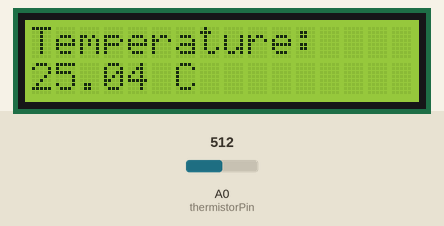
This sketch was run on a simulated Arduino Uno, built with avr-gcc and run on an emulated ATmega328P. Shown: 16×2 character LCD. The inputs (shaded band) are chosen by the test bench; at power-on: A0 (thermistorPin) = 512.

Above: at 1.2 s.
1.3 s: A0 (thermistorPin) set to 345
At 2.4 s:
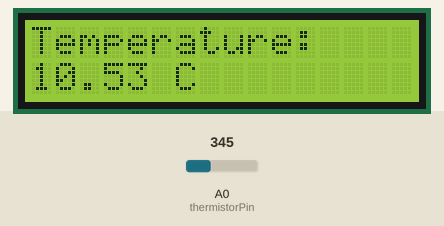
3.5 s: A0 (thermistorPin) set to 320
At 5.2 s:
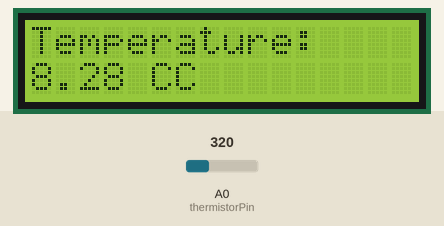
5.5 s: A0 (thermistorPin) set to 306
At 6.9 s:
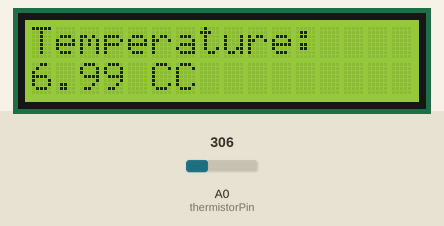
Timing chart, 0 to 8.5 s (numbered marks = the images above; inputs shaded):
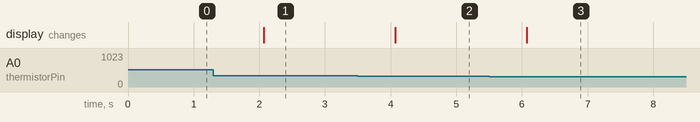

The sketch:

25.thermistor_lcd.ino
```cpp
#include <LiquidCrystal.h>

#define thermistorPin A0  // Thermistor connected to analog pin A0
#define B 3950  // B value for the thermistor
#define R0 10000  // Resistance of thermistor at 25°C
LiquidCrystal lcd(12, 11, 5, 4, 3, 2);

void setup() {
  lcd.begin(16, 2);  // Initialize LCD (16x2 display)
  lcd.print("Temperature:");
}

void loop() {
  int rawValue = analogRead(thermistorPin);  // Read the thermistor value
  float resistance = (1023.0 / rawValue) - 1.0;
  resistance = R0 * resistance;

  // Calculate the temperature in Celsius
  float temperature = 1.0 / (log(resistance / R0) / B + 1.0 / 298.15) - 273.15;

  // Display temperature on the LCD
  lcd.setCursor(0, 1);
  lcd.print(temperature);
  lcd.print(" C");

  delay(1000);  // Wait for 1 second
}
```

Measured:
- the behaviour switches between 339 and 338 on A0 (thermistorPin) (found by bisection; images 1 and 2)
- after the input at 1.3 s, the display: changes after 0.77 s (image 1)
- after the input at 3.5 s, the display: changes after 0.57 s (image 2)
- after the input at 5.5 s, the display: changes after 0.58 s (image 3)
